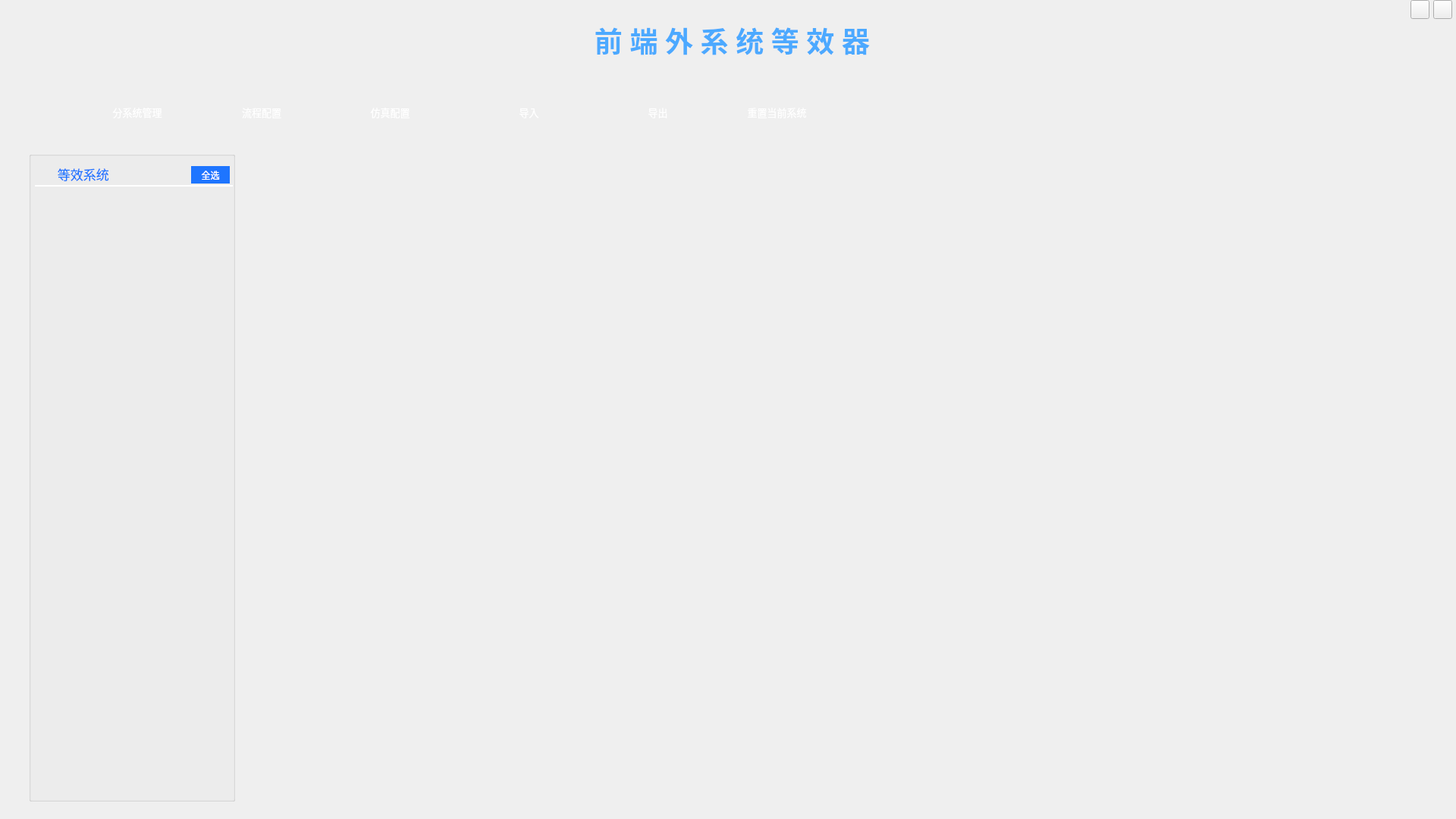
<?xml version="1.0" encoding="UTF-8"?>
<ui version="4.0">
 <class>MainWindow</class>
 <widget class="QMainWindow" name="MainWindow">
  <property name="geometry">
   <rect>
    <x>0</x>
    <y>0</y>
    <width>1920</width>
    <height>1080</height>
   </rect>
  </property>
  <property name="minimumSize">
   <size>
    <width>1920</width>
    <height>1080</height>
   </size>
  </property>
  <property name="maximumSize">
   <size>
    <width>1920</width>
    <height>1080</height>
   </size>
  </property>
  <property name="windowTitle">
   <string>MainWindow</string>
  </property>
  <widget class="QWidget" name="centralWidget">
   <widget class="QGroupBox" name="groupBox">
    <property name="enabled">
     <bool>true</bool>
    </property>
    <property name="geometry">
     <rect>
      <x>38</x>
      <y>200</y>
      <width>272</width>
      <height>857</height>
     </rect>
    </property>
    <property name="sizePolicy">
     <sizepolicy hsizetype="Expanding" vsizetype="Expanding">
      <horstretch>0</horstretch>
      <verstretch>0</verstretch>
     </sizepolicy>
    </property>
    <property name="minimumSize">
     <size>
      <width>272</width>
      <height>857</height>
     </size>
    </property>
    <property name="maximumSize">
     <size>
      <width>272</width>
      <height>851</height>
     </size>
    </property>
    <property name="styleSheet">
     <string notr="true"/>
    </property>
    <property name="title">
     <string/>
    </property>
    <widget class="QListWidget" name="syslistWidget">
     <property name="geometry">
      <rect>
       <x>7</x>
       <y>60</y>
       <width>260</width>
       <height>791</height>
      </rect>
     </property>
     <property name="styleSheet">
      <string notr="true">QListWidget{background-color:transparent;
border-color:transparent;}

QScrollBar:vertical{
	width:5px;
	background:rgb(0,0,0,10%);
	padding-top:9px;
	padding-bottom:9px;
}


QScrollBar::handle:vertical{
	width:8px;
	background:rgba(80,147,252);
	border-radius:4px;
	min-heigth:20px;
}
QScrollBar::handle:vertical:hover{
	width:8px;
	background:#72a7fb;
	border-radius:4px;
	min-heigth:20px;
}

QScrollBar::add-page:vertical,QScrollBar::sub-page:vertical{
	background:rgb(0,0,0,10%);
	border-radius:4px;
}</string>
     </property>
     <property name="isWrapping" stdset="0">
      <bool>false</bool>
     </property>
     <property name="spacing">
      <number>4</number>
     </property>
    </widget>
    <widget class="QLabel" name="label">
     <property name="geometry">
      <rect>
       <x>8</x>
       <y>15</y>
       <width>261</width>
       <height>31</height>
      </rect>
     </property>
     <property name="font">
      <font>
       <family>微软雅黑</family>
       <pointsize>13</pointsize>
      </font>
     </property>
     <property name="styleSheet">
      <string notr="true">border:2px solid #ffffff;
border-image: url(:/image/img/xian.png);
border-top:none;
border-left:none;
border-right:none;
color:#1e75ff;</string>
     </property>
     <property name="text">
      <string>　  等效系统</string>
     </property>
    </widget>
    <widget class="QLabel" name="label_2">
     <property name="geometry">
      <rect>
       <x>11</x>
       <y>21</y>
       <width>23</width>
       <height>15</height>
      </rect>
     </property>
     <property name="styleSheet">
      <string notr="true">background-image: url(:/image/img/dx.png)　no-repeat;</string>
     </property>
     <property name="text">
      <string/>
     </property>
    </widget>
   </widget>
   <widget class="QStackedWidget" name="stackedWidget">
    <property name="enabled">
     <bool>true</bool>
    </property>
    <property name="geometry">
     <rect>
      <x>325</x>
      <y>200</y>
      <width>1580</width>
      <height>860</height>
     </rect>
    </property>
    <property name="sizePolicy">
     <sizepolicy hsizetype="Expanding" vsizetype="Expanding">
      <horstretch>0</horstretch>
      <verstretch>0</verstretch>
     </sizepolicy>
    </property>
    <property name="minimumSize">
     <size>
      <width>1580</width>
      <height>860</height>
     </size>
    </property>
    <property name="maximumSize">
     <size>
      <width>1580</width>
      <height>860</height>
     </size>
    </property>
    <property name="layoutDirection">
     <enum>Qt::LeftToRight</enum>
    </property>
    <property name="styleSheet">
     <string notr="true">margin:0;
padding:0;</string>
    </property>
    <property name="currentIndex">
     <number>0</number>
    </property>
    <widget class="QWidget" name="page"/>
    <widget class="QWidget" name="page_2"/>
   </widget>
   <widget class="QPushButton" name="closeButton">
    <property name="geometry">
     <rect>
      <x>1890</x>
      <y>0</y>
      <width>25</width>
      <height>25</height>
     </rect>
    </property>
    <property name="layoutDirection">
     <enum>Qt::LeftToRight</enum>
    </property>
    <property name="text">
     <string/>
    </property>
    <property name="icon">
     <iconset resource="image.qrc">
      <normaloff>:/image/img/icon3.png</normaloff>:/image/img/icon3.png</iconset>
    </property>
    <property name="iconSize">
     <size>
      <width>20</width>
      <height>20</height>
     </size>
    </property>
   </widget>
   <widget class="QLabel" name="label_3">
    <property name="geometry">
     <rect>
      <x>780</x>
      <y>30</y>
      <width>371</width>
      <height>45</height>
     </rect>
    </property>
    <property name="font">
     <font>
      <family>微软雅黑</family>
      <pointsize>28</pointsize>
      <weight>75</weight>
      <bold>true</bold>
     </font>
    </property>
    <property name="styleSheet">
     <string notr="true">color:#4ca9ff;</string>
    </property>
    <property name="text">
     <string>前 端 外 系 统 等 效 器</string>
    </property>
    <property name="alignment">
     <set>Qt::AlignCenter</set>
    </property>
   </widget>
   <widget class="QGroupBox" name="groupBox_2">
    <property name="enabled">
     <bool>true</bool>
    </property>
    <property name="geometry">
     <rect>
      <x>88</x>
      <y>130</y>
      <width>1015</width>
      <height>40</height>
     </rect>
    </property>
    <property name="styleSheet">
     <string notr="true">#groupBox_2{border:none;}</string>
    </property>
    <property name="title">
     <string/>
    </property>
    <property name="alignment">
     <set>Qt::AlignCenter</set>
    </property>
    <widget class="QPushButton" name="simBtn">
     <property name="geometry">
      <rect>
       <x>340</x>
       <y>0</y>
       <width>160</width>
       <height>36</height>
      </rect>
     </property>
     <property name="font">
      <font>
       <pointsize>10</pointsize>
      </font>
     </property>
     <property name="cursor">
      <cursorShape>OpenHandCursor</cursorShape>
     </property>
     <property name="styleSheet">
      <string notr="true">QPushButton{
	border-radius:18px;
	background-image: url(:/image/img/sim.png);
	color:#fff;
}

QPushButton:hover{
	background-image: url(:/image/img/simH.png);
}</string>
     </property>
     <property name="text">
      <string>　仿真配置</string>
     </property>
     <property name="iconSize">
      <size>
       <width>18</width>
       <height>18</height>
      </size>
     </property>
    </widget>
    <widget class="QPushButton" name="flowBtn">
     <property name="geometry">
      <rect>
       <x>170</x>
       <y>0</y>
       <width>160</width>
       <height>36</height>
      </rect>
     </property>
     <property name="font">
      <font>
       <pointsize>10</pointsize>
      </font>
     </property>
     <property name="cursor">
      <cursorShape>OpenHandCursor</cursorShape>
     </property>
     <property name="styleSheet">
      <string notr="true">QPushButton{
	border-radius:18px;
	background-image: url(:/image/img/flow.png);
	color:#fff;
}

QPushButton:hover{
	background-image: url(:/image/img/flowH.png);
}</string>
     </property>
     <property name="text">
      <string>    流程配置</string>
     </property>
     <property name="iconSize">
      <size>
       <width>18</width>
       <height>18</height>
      </size>
     </property>
    </widget>
    <widget class="QPushButton" name="sysBtn">
     <property name="geometry">
      <rect>
       <x>0</x>
       <y>0</y>
       <width>160</width>
       <height>36</height>
      </rect>
     </property>
     <property name="font">
      <font>
       <pointsize>10</pointsize>
      </font>
     </property>
     <property name="cursor">
      <cursorShape>OpenHandCursor</cursorShape>
     </property>
     <property name="styleSheet">
      <string notr="true">QPushButton{
	border-radius:18px;
	background-image: url(:/image/img/system.png);
	color:#fff;
}

QPushButton:hover{
	background-image: url(:/image/img/systemH.png);
}</string>
     </property>
     <property name="text">
      <string>　　分系统管理</string>
     </property>
     <property name="iconSize">
      <size>
       <width>18</width>
       <height>18</height>
      </size>
     </property>
    </widget>
    <widget class="QPushButton" name="impBtn">
     <property name="geometry">
      <rect>
       <x>510</x>
       <y>0</y>
       <width>160</width>
       <height>36</height>
      </rect>
     </property>
     <property name="font">
      <font>
       <pointsize>10</pointsize>
      </font>
     </property>
     <property name="cursor">
      <cursorShape>OpenHandCursor</cursorShape>
     </property>
     <property name="styleSheet">
      <string notr="true">QPushButton{
	border-radius:18px;
	background-image: url(:/image/img/importTb.png);
	color:#fff;
}

QPushButton:hover{
	background-image: url(:/image/img/importTbH.png);
}</string>
     </property>
     <property name="text">
      <string>　　　导入</string>
     </property>
     <property name="iconSize">
      <size>
       <width>18</width>
       <height>18</height>
      </size>
     </property>
     <property name="checkable">
      <bool>false</bool>
     </property>
    </widget>
    <widget class="QPushButton" name="expBtn">
     <property name="geometry">
      <rect>
       <x>680</x>
       <y>0</y>
       <width>160</width>
       <height>36</height>
      </rect>
     </property>
     <property name="font">
      <font>
       <pointsize>10</pointsize>
      </font>
     </property>
     <property name="cursor">
      <cursorShape>OpenHandCursor</cursorShape>
     </property>
     <property name="styleSheet">
      <string notr="true">QPushButton{
	border-radius:18px;
	background-image: url(:/image/img/exportTb.png);
	color:#fff;
}

QPushButton:hover{
	background-image: url(:/image/img/exportTbH.png);
}</string>
     </property>
     <property name="text">
      <string>　　　导出</string>
     </property>
     <property name="iconSize">
      <size>
       <width>18</width>
       <height>18</height>
      </size>
     </property>
    </widget>
    <widget class="QPushButton" name="resetBtn">
     <property name="enabled">
      <bool>true</bool>
     </property>
     <property name="geometry">
      <rect>
       <x>850</x>
       <y>0</y>
       <width>160</width>
       <height>36</height>
      </rect>
     </property>
     <property name="font">
      <font>
       <pointsize>10</pointsize>
       <kerning>true</kerning>
      </font>
     </property>
     <property name="cursor">
      <cursorShape>OpenHandCursor</cursorShape>
     </property>
     <property name="autoFillBackground">
      <bool>false</bool>
     </property>
     <property name="styleSheet">
      <string notr="true">QPushButton{
	border-radius:18px;
	background-image: url(:/image/img/reset.png);
	color:#fff;
}

QPushButton:hover{
	background-image: url(:/image/img/resetTbH.png);
}</string>
     </property>
     <property name="text">
      <string>　重置当前系统</string>
     </property>
     <property name="iconSize">
      <size>
       <width>18</width>
       <height>18</height>
      </size>
     </property>
     <property name="autoDefault">
      <bool>false</bool>
     </property>
    </widget>
   </widget>
   <widget class="QPushButton" name="changeBtn">
    <property name="geometry">
     <rect>
      <x>1710</x>
      <y>130</y>
      <width>160</width>
      <height>36</height>
     </rect>
    </property>
    <property name="font">
     <font>
      <pointsize>10</pointsize>
     </font>
    </property>
    <property name="cursor">
     <cursorShape>OpenHandCursor</cursorShape>
    </property>
    <property name="styleSheet">
     <string notr="true">QPushButton{
	border-radius:18px;
	background-image: url(:/image/img/change.png);
	color:#fff;
}

QPushButton:hover{
	background-image: url(:/image/img/changeH.png);
}</string>
    </property>
    <property name="text">
     <string/>
    </property>
    <property name="iconSize">
     <size>
      <width>18</width>
      <height>18</height>
     </size>
    </property>
    <property name="autoDefault">
     <bool>false</bool>
    </property>
    <property name="default">
     <bool>false</bool>
    </property>
   </widget>
   <widget class="QLabel" name="versionNum">
    <property name="geometry">
     <rect>
      <x>1510</x>
      <y>16</y>
      <width>341</width>
      <height>35</height>
     </rect>
    </property>
    <property name="font">
     <font>
      <family>Microsoft YaHei UI</family>
      <pointsize>20</pointsize>
     </font>
    </property>
    <property name="styleSheet">
     <string notr="true">color:#ffffff;</string>
    </property>
    <property name="text">
     <string/>
    </property>
   </widget>
   <widget class="QPushButton" name="pushButtonStartAll">
    <property name="geometry">
     <rect>
      <x>790</x>
      <y>242</y>
      <width>166</width>
      <height>48</height>
     </rect>
    </property>
    <property name="minimumSize">
     <size>
      <width>166</width>
      <height>48</height>
     </size>
    </property>
    <property name="maximumSize">
     <size>
      <width>166</width>
      <height>48</height>
     </size>
    </property>
    <property name="styleSheet">
     <string notr="true">QPushButton{
	background: url(:/image/img/startA.png);
	border:none;
	outline:none;
	color:#fff;
}

QPushButton:hover{
	background-image: url(:/image/img/startAH.png);
}</string>
    </property>
    <property name="text">
     <string/>
    </property>
    <property name="iconSize">
     <size>
      <width>72</width>
      <height>72</height>
     </size>
    </property>
   </widget>
   <widget class="QPushButton" name="pushButtonStopAll">
    <property name="geometry">
     <rect>
      <x>979</x>
      <y>242</y>
      <width>166</width>
      <height>48</height>
     </rect>
    </property>
    <property name="minimumSize">
     <size>
      <width>166</width>
      <height>48</height>
     </size>
    </property>
    <property name="maximumSize">
     <size>
      <width>166</width>
      <height>48</height>
     </size>
    </property>
    <property name="styleSheet">
     <string notr="true">QPushButton{
	background: url(:/image/img/stopA.png);
	border:none;
	outline:none;
	color:#fff;
}

QPushButton:hover{
	background-image: url(:/image/img/stopAH.png);
}</string>
    </property>
    <property name="text">
     <string/>
    </property>
    <property name="iconSize">
     <size>
      <width>72</width>
      <height>72</height>
     </size>
    </property>
   </widget>
   <widget class="QPushButton" name="selectAll">
    <property name="geometry">
     <rect>
      <x>252</x>
      <y>219</y>
      <width>51</width>
      <height>23</height>
     </rect>
    </property>
    <property name="cursor">
     <cursorShape>OpenHandCursor</cursorShape>
    </property>
    <property name="styleSheet">
     <string notr="true">QPushButton{
	background-color:#1e75ff;
	border:none;
	outline:none;
	color:#fff;
}

QPushButton:hover{
	background-color:#4088f9;
}</string>
    </property>
    <property name="text">
     <string>全选</string>
    </property>
   </widget>
   <widget class="QLabel" name="dataTime">
    <property name="geometry">
     <rect>
      <x>70</x>
      <y>20</y>
      <width>341</width>
      <height>28</height>
     </rect>
    </property>
    <property name="font">
     <font>
      <family>Microsoft YaHei UI</family>
      <pointsize>20</pointsize>
     </font>
    </property>
    <property name="styleSheet">
     <string notr="true">color:#ffffff;</string>
    </property>
    <property name="text">
     <string/>
    </property>
   </widget>
   <widget class="QPushButton" name="minButton">
    <property name="geometry">
     <rect>
      <x>1860</x>
      <y>0</y>
      <width>25</width>
      <height>25</height>
     </rect>
    </property>
    <property name="layoutDirection">
     <enum>Qt::LeftToRight</enum>
    </property>
    <property name="text">
     <string/>
    </property>
    <property name="icon">
     <iconset resource="image.qrc">
      <normaloff>:/image/img/icon1.png</normaloff>:/image/img/icon1.png</iconset>
    </property>
    <property name="iconSize">
     <size>
      <width>20</width>
      <height>20</height>
     </size>
    </property>
   </widget>
  </widget>
  <action name="actionDeviceInfo">
   <property name="text">
    <string>目标设备信息</string>
   </property>
  </action>
  <action name="actionParamInfo">
   <property name="text">
    <string>参数信息</string>
   </property>
  </action>
  <action name="actionCommandInfo">
   <property name="text">
    <string>执行指令信息</string>
   </property>
  </action>
  <action name="actionTaskInfo">
   <property name="text">
    <string>试验任务信息</string>
   </property>
  </action>
  <action name="action_6">
   <property name="text">
    <string>系统支持</string>
   </property>
  </action>
  <action name="actionQuit">
   <property name="icon">
    <iconset resource="icon.qrc">
     <normaloff>:/icon/shutdown.ico</normaloff>:/icon/shutdown.ico</iconset>
   </property>
   <property name="text">
    <string>退出</string>
   </property>
   <property name="shortcut">
    <string>Ctrl+Q</string>
   </property>
  </action>
  <action name="actionSetKeyParams">
   <property name="icon">
    <iconset resource="icon.qrc">
     <normaloff>:/icon/keyparaconfig.ico</normaloff>:/icon/keyparaconfig.ico</iconset>
   </property>
   <property name="text">
    <string>配置关键参数</string>
   </property>
   <property name="toolTip">
    <string>配置关键参数</string>
   </property>
  </action>
  <action name="actionImport">
   <property name="icon">
    <iconset resource="icon.qrc">
     <normaloff>:/icon/import.ico</normaloff>:/icon/import.ico</iconset>
   </property>
   <property name="text">
    <string>导入</string>
   </property>
  </action>
  <action name="actionAbout">
   <property name="icon">
    <iconset resource="icon.qrc">
     <normaloff>:/icon/about.ico</normaloff>:/icon/about.ico</iconset>
   </property>
   <property name="text">
    <string>关于软件</string>
   </property>
  </action>
  <action name="actionNewTask">
   <property name="icon">
    <iconset resource="icon.qrc">
     <normaloff>:/icon/newfile.ico</normaloff>:/icon/newfile.ico</iconset>
   </property>
   <property name="text">
    <string>新建任务</string>
   </property>
   <property name="shortcut">
    <string>Ctrl+N</string>
   </property>
  </action>
  <action name="TbSimulation">
   <property name="icon">
    <iconset resource="icon.qrc">
     <normaloff>:/icon/open.ico</normaloff>:/icon/open.ico</iconset>
   </property>
   <property name="text">
    <string>仿真配置</string>
   </property>
   <property name="shortcut">
    <string>Ctrl+O</string>
   </property>
  </action>
  <action name="actionClose">
   <property name="icon">
    <iconset resource="icon.qrc">
     <normaloff>:/icon/close.ico</normaloff>:/icon/close.ico</iconset>
   </property>
   <property name="text">
    <string>关闭</string>
   </property>
   <property name="shortcut">
    <string>Ctrl+W</string>
   </property>
  </action>
  <action name="actionSave">
   <property name="icon">
    <iconset resource="icon.qrc">
     <normaloff>:/icon/save.ico</normaloff>:/icon/save.ico</iconset>
   </property>
   <property name="text">
    <string>保存</string>
   </property>
   <property name="shortcut">
    <string>Ctrl+S</string>
   </property>
  </action>
  <action name="TbExport">
   <property name="icon">
    <iconset resource="icon.qrc">
     <normaloff>:/icon/export.ico</normaloff>:/icon/export.ico</iconset>
   </property>
   <property name="text">
    <string>导出</string>
   </property>
  </action>
  <action name="actionBackup">
   <property name="text">
    <string>任务备份</string>
   </property>
  </action>
  <action name="actionRestore">
   <property name="text">
    <string>任务还原</string>
   </property>
  </action>
  <action name="actionConfigDB">
   <property name="icon">
    <iconset resource="icon.qrc">
     <normaloff>:/icon/configDB.ico</normaloff>:/icon/configDB.ico</iconset>
   </property>
   <property name="text">
    <string>配置数据库</string>
   </property>
   <property name="toolTip">
    <string>配置数据库</string>
   </property>
  </action>
  <action name="actionRemove">
   <property name="icon">
    <iconset resource="icon.qrc">
     <normaloff>:/icon/remove.ico</normaloff>:/icon/remove.ico</iconset>
   </property>
   <property name="text">
    <string>移除</string>
   </property>
   <property name="toolTip">
    <string>移除</string>
   </property>
   <property name="shortcut">
    <string>Del</string>
   </property>
  </action>
  <action name="actionMoveUp">
   <property name="icon">
    <iconset resource="icon.qrc">
     <normaloff>:/icon/moveup.ico</normaloff>:/icon/moveup.ico</iconset>
   </property>
   <property name="text">
    <string>上移</string>
   </property>
  </action>
  <action name="actionMoveDown">
   <property name="icon">
    <iconset resource="icon.qrc">
     <normaloff>:/icon/movedown.ico</normaloff>:/icon/movedown.ico</iconset>
   </property>
   <property name="text">
    <string>下移</string>
   </property>
  </action>
  <action name="actionMoveUpTop">
   <property name="text">
    <string>上移到顶部</string>
   </property>
  </action>
  <action name="actionMoveDownBottom">
   <property name="text">
    <string>下移到底部</string>
   </property>
  </action>
  <action name="actionExecTask">
   <property name="text">
    <string>开始执行</string>
   </property>
  </action>
  <action name="actionInsertGndCmd">
   <property name="text">
    <string>插入地面指令</string>
   </property>
  </action>
  <action name="actionInsertSimCmd">
   <property name="text">
    <string>插入模拟指令</string>
   </property>
  </action>
  <action name="actionSaveAs">
   <property name="icon">
    <iconset resource="icon.qrc">
     <normaloff>:/icon/saveas.ico</normaloff>:/icon/saveas.ico</iconset>
   </property>
   <property name="text">
    <string>另存为</string>
   </property>
  </action>
  <action name="actionNewUnit">
   <property name="text">
    <string>新建单元</string>
   </property>
  </action>
  <action name="actionEdit">
   <property name="text">
    <string>编辑</string>
   </property>
   <property name="toolTip">
    <string>编辑</string>
   </property>
   <property name="shortcut">
    <string>Ctrl+E</string>
   </property>
  </action>
  <action name="actionInsertCriteria">
   <property name="text">
    <string>插入判据</string>
   </property>
  </action>
  <action name="actionDefaultLayout">
   <property name="text">
    <string>恢复默认布局</string>
   </property>
   <property name="toolTip">
    <string>恢复默认布局</string>
   </property>
   <property name="shortcut">
    <string>Ctrl+R</string>
   </property>
  </action>
  <action name="actionInsertPreCriteria">
   <property name="text">
    <string>插入前置判据</string>
   </property>
  </action>
  <action name="actionInsertResultCriteria">
   <property name="text">
    <string>插入结果判据</string>
   </property>
  </action>
  <action name="actionUpdateBasicInfo">
   <property name="icon">
    <iconset resource="icon.qrc">
     <normaloff>:/icon/dbsync.ico</normaloff>:/icon/dbsync.ico</iconset>
   </property>
   <property name="text">
    <string>更新基本信息库</string>
   </property>
  </action>
  <action name="actionCopyUnit">
   <property name="text">
    <string>复制</string>
   </property>
   <property name="toolTip">
    <string>复制</string>
   </property>
   <property name="shortcut">
    <string>Ctrl+C</string>
   </property>
  </action>
  <action name="actionPasteUnit">
   <property name="text">
    <string>粘贴</string>
   </property>
   <property name="toolTip">
    <string>粘贴</string>
   </property>
   <property name="shortcut">
    <string>Ctrl+V</string>
   </property>
  </action>
  <action name="actionPasteUnitGroup">
   <property name="text">
    <string>粘贴组</string>
   </property>
   <property name="toolTip">
    <string>粘贴组</string>
   </property>
   <property name="shortcut">
    <string>Ctrl+Shift+V</string>
   </property>
  </action>
  <action name="actionCopyUnitFromOtherTask">
   <property name="text">
    <string>从其它任务复制单元</string>
   </property>
   <property name="shortcut">
    <string>Ctrl+Shift+C</string>
   </property>
  </action>
  <action name="actionCutUnit">
   <property name="text">
    <string>剪切</string>
   </property>
   <property name="toolTip">
    <string>剪切</string>
   </property>
   <property name="shortcut">
    <string>Ctrl+X</string>
   </property>
  </action>
  <action name="actionManageTask">
   <property name="text">
    <string>管理任务</string>
   </property>
   <property name="toolTip">
    <string>管理任务</string>
   </property>
  </action>
  <action name="TbFlow">
   <property name="icon">
    <iconset resource="icon.qrc">
     <normaloff>:/icon/save.ico</normaloff>:/icon/save.ico</iconset>
   </property>
   <property name="text">
    <string>流程配置</string>
   </property>
   <property name="toolTip">
    <string>配置</string>
   </property>
   <property name="shortcut">
    <string>Ctrl+S</string>
   </property>
  </action>
  <action name="TbSysManage">
   <property name="icon">
    <iconset resource="icon.qrc">
     <normaloff>:/icon/save.ico</normaloff>:/icon/save.ico</iconset>
   </property>
   <property name="text">
    <string>分系统管理</string>
   </property>
   <property name="toolTip">
    <string>配置</string>
   </property>
   <property name="shortcut">
    <string>Ctrl+S</string>
   </property>
  </action>
  <action name="ExcelToDb">
   <property name="icon">
    <iconset resource="icon.qrc">
     <normaloff>:/icon/import.ico</normaloff>:/icon/import.ico</iconset>
   </property>
   <property name="text">
    <string>导入</string>
   </property>
   <property name="toolTip">
    <string>配置</string>
   </property>
  </action>
  <action name="resetSys">
   <property name="icon">
    <iconset resource="icon.qrc">
     <normaloff>:/icon/repeat.ico</normaloff>:/icon/repeat.ico</iconset>
   </property>
   <property name="text">
    <string>重置当前系统</string>
   </property>
   <property name="toolTip">
    <string>重置当前系统</string>
   </property>
  </action>
 </widget>
 <layoutdefault spacing="6" margin="11"/>
 <resources>
  <include location="icon.qrc"/>
  <include location="image.qrc"/>
 </resources>
 <connections/>
</ui>
